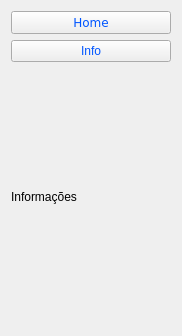
               <widget class="QWidget" name="Tbox_Sobre">
                <property name="geometry">
                 <rect>
                  <x>0</x>
                  <y>0</y>
                  <width>182</width>
                  <height>336</height>
                 </rect>
                </property>
                <attribute name="label">
                 <string>Sobre</string>
                </attribute>
                <layout class="QVBoxLayout" name="verticalLayout">
                 <item>
                  <widget class="QPushButton" name="BT_Home">
                   <property name="minimumSize">
                    <size>
                     <width>0</width>
                     <height>20</height>
                    </size>
                   </property>
                   <property name="font">
                    <font>
                     <family>Verdana</family>
                     <pointsize>9</pointsize>
                     <italic>false</italic>
                     <bold>false</bold>
                    </font>
                   </property>
                   <property name="cursor">
                    <cursorShape>PointingHandCursor</cursorShape>
                   </property>
                   <property name="styleSheet">
                    <string notr="true">QPushButton{
color: rgb(0, 85, 255);
font: 9pt &quot;Verdana&quot;;
}

QPushButton:hover{
background-image: url(:/BackGround/Icons/Backgrounds/GreySorriso.jpg);
color:rgb(255,255,255);
border:15px;
}</string>
                   </property>
                   <property name="text">
                    <string>Home</string>
                   </property>
                  </widget>
                 </item>
                 <item>
                  <widget class="QPushButton" name="BT_Info">
                   <property name="minimumSize">
                    <size>
                     <width>0</width>
                     <height>20</height>
                    </size>
                   </property>
                   <property name="styleSheet">
                    <string notr="true">QPushButton{
color: rgb(0, 85, 255);
font: 9pt &quot;Verdana&quot;;
}

QPushButton:hover{
background-image: url(:/BackGround/Icons/Backgrounds/GreySorriso.jpg);
color:rgb(255,255,255);
border:15px;
}</string>
                   </property>
                   <property name="text">
                    <string>Info</string>
                   </property>
                  </widget>
                 </item>
                 <item>
                  <widget class="QLabel" name="LBL_Info">
                   <property name="text">
                    <string>Informações</string>
                   </property>
                  </widget>
                 </item>
                </layout>
               </widget>
